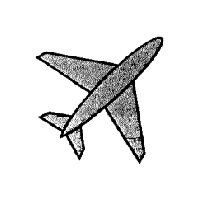
//> input picture aula7/ex1/1.png, 200 x 200 px
$ ./main   (built with g++ and OpenCV 4)
//> lines starting //> are read from the running program, lines starting //| are printed output that depends on the picture
/*
 * Apresente uma tabela que mostra todos os setes momentos centrais normalisados
 * e invariantes. Veja Gonzalez (2010) pagina 555. Não esqueça de apresentar os
 * dados no formato sinal(phi[i])log10(|phi[i]|).
 *
 * Referencia:
 * - Gonzalez (2010)
 */

#include <iostream>
#include <cmath>
#include <opencv2/opencv.hpp>

using namespace cv;
using namespace std;

int main(int argc, char** argv) {
  Mat img;
  img = imread("1.png", IMREAD_COLOR);
//> img is the input picture: 200 rows x 200 cols, CV_8UC3; min 0, max 255, mean 231.1

  namedWindow("Original", WINDOW_AUTOSIZE);
  imshow("Original", img);

  Mat gray;
  cvtColor(img, gray, COLOR_BGR2GRAY);

  namedWindow("Cinza Normal", WINDOW_AUTOSIZE);
  imshow("Cinza Normal", gray);

  int N = img.rows;
//> N = 200
  int M = img.cols;
//> M = 200

  Mat data = Mat(N * M, 3, CV_64FC1);

  for (int row = 0; row < N; row++) {
    for (int col = 0; col < M; col++) {
      data.at<double>(row * N + col, 0) = img.at<Vec3b>(row, col).val[0];
      data.at<double>(row * N + col, 1) = img.at<Vec3b>(row, col).val[1];
      data.at<double>(row * N + col, 2) = img.at<Vec3b>(row, col).val[2];
    }
  }

  PCA pca_analysis(data, Mat(), CV_PCA_DATA_AS_ROW);

  //Store the center of the object
  vector<double> mean(3);
  mean[0] = pca_analysis.mean.at<double>(0, 0);
//> mean = [231.1, 0, 0]
  mean[1] = pca_analysis.mean.at<double>(0, 1);
//> mean = [231.1, 231.1, 0]
  mean[2] = pca_analysis.mean.at<double>(0, 2);
//> mean = [231.1, 231.1, 231.1]

  cout << "Mean [" << mean[0] << ", " << mean[1] << ", " << mean[2] << "]"
      << endl;
//| Mean [231.145, 231.145, 231.145]

  //Store the eigenvalues and eigenvectors
  vector<Point3d> eigen_vecs(3);
  vector<double> eigen_val(3);

  for (int i = 0; i < 3; ++i) {
    eigen_vecs[i] = Point3d(pca_analysis.eigenvectors.at<double>(i, 0),
        pca_analysis.eigenvectors.at<double>(i, 1),
        pca_analysis.eigenvectors.at<double>(i, 2));

    eigen_val[i] = pca_analysis.eigenvalues.at<double>(i);
  }

  int max_index =
      (eigen_val[0] > eigen_val[1]) ?
          ((eigen_val[0] > eigen_val[2]) ? 0 : 2) :
          ((eigen_val[1] > eigen_val[2]) ? 1 : 2);
//> max_index = 0

  cout << "Max eigen val " << eigen_val[max_index] << endl;
//| Max eigen val 11423.3

  vector<double> A(3);
  A[0] = eigen_vecs[max_index].x;
//> A = [0.577, 0, 0]
  A[1] = eigen_vecs[max_index].y;
//> A = [0.577, 0.577, 0]
  A[2] = eigen_vecs[max_index].z;
//> A = [0.577, 0.577, 0.577]

  cout << "Max vec [" << A[0] << ", " << A[1] << ", " << A[2] << "]" << endl;
//| Max vec [0.57735, 0.57735, 0.57735]

  Mat Y = Mat(N, M, CV_8UC1);

  for (int row = 0; row < N; row++) {
    for (int col = 0; col < M; col++) {
      Y.at<uchar>(row, col) = A[0] * (img.at<Vec3b>(row, col).val[0] - mean[0])
          + A[1] * (img.at<Vec3b>(row, col).val[1] - mean[1])
          + A[2] * (img.at<Vec3b>(row, col).val[2] - mean[2]);
    }
  }
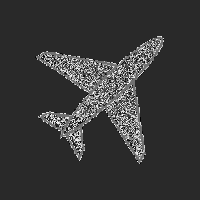
//> Y: 200 rows x 200 cols, CV_8UC1; min 0, max 255, mean 55.1

  namedWindow("Cinza Max", WINDOW_AUTOSIZE);
  imshow("Cinza Max", Y);

  waitKey(0);

  return 0;
}
